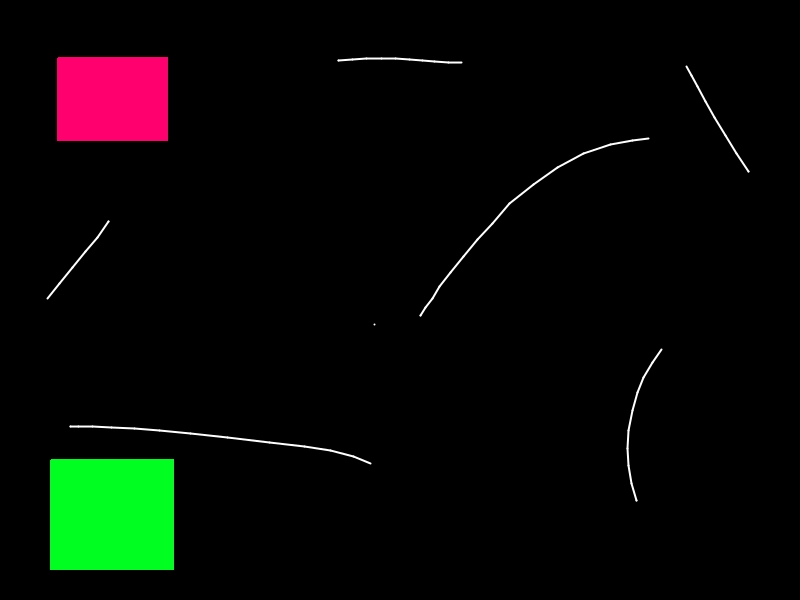
//> input picture 2019 Code/RobotVision/Image_Tests/pinkgreen-with-noise.jpg, 800 x 600 px
$ ./vision   (built with g++ and OpenCV 4)
//> lines starting //> are read from the running program, lines starting //| are printed output that depends on the picture; after the words box and inside, x2 and y2 are one past the last pixel; in counts of white or black regions, pixels touching at a corner belong together
#include <opencv2/highgui.hpp>
#include <opencv2/core.hpp>
#include <opencv2/imgproc.hpp>
#include <iostream>
#include <vector>
#include <algorithm>

using namespace cv;
using namespace std;

Mat openFileImage(string filePath)
{
//> called with filePath = "Image_Tests/pinkgreen-with-noise.jpg"
  //read image from file path (testing)
  Mat image = imread(filePath);
//> image is the input picture: 600 rows x 800 cols, CV_8UC3; mean B, G, R 4.3, 8.5, 6.2

  if(image.empty())
  {
    cout << "Could not open or find the image" << endl;
    cin.get(); //wait for key press to continue
  }

  return image;

}

void displayFrame(Mat frame, string label)
{
  namedWindow(label); //create window
  imshow(label, frame); //display frame to window
  waitKey(30); //wait 30 ms
}

int main()
{


  //VideoCapture cap(0);
  //if(!cap.isOpened()) return -1;

  int dimX = 100; //expected dimensions
  int dimY = 100;
  int maxX = 800; //image dimensions
  int maxY = 600;
  int centerX = 400; //center of image
  int centerY = 300;
  int error = 10; //error for dist movement
  int sizeTolerance = 30; //error of dim of box

  for(;;)
  {
//left-side.jpg
    string filePath = "Image_Tests/pinkgreen-with-noise.jpg";
    Mat frame = openFileImage(filePath); //grab image

    //Mat frame;

    //cap >> frame;

    if(frame.empty())
    {
      return -1; //error, end prog
    }

    Mat grayFrame;

    cvtColor(frame, grayFrame, CV_RGB2GRAY);
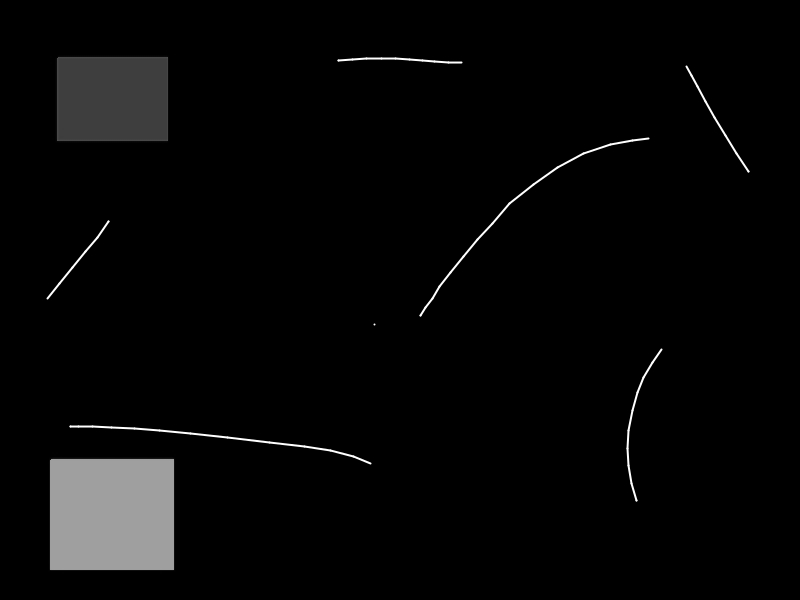
//> grayFrame: 600 rows x 800 cols, CV_8UC1; min 0, max 255, mean 7

    Mat threshFrame;

    threshold(grayFrame, threshFrame, 127, 255, 1);
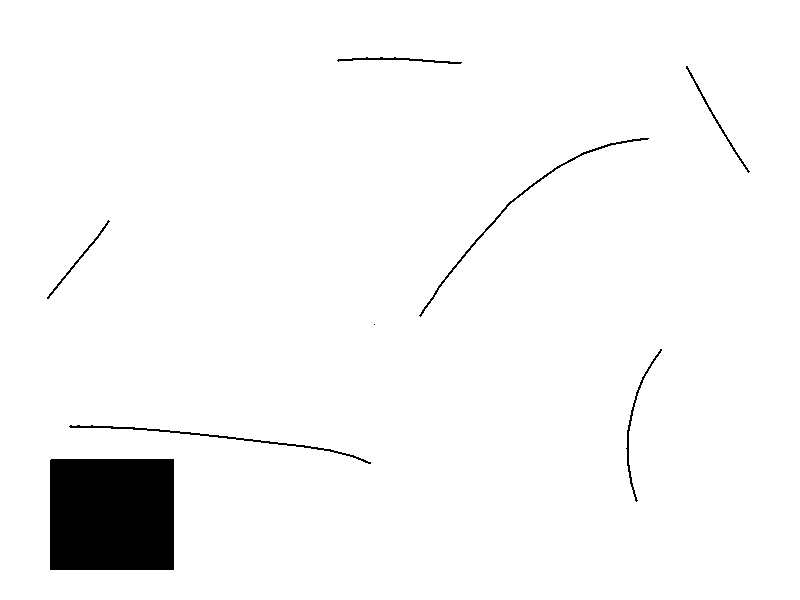
//> threshFrame: 600 rows x 800 cols, CV_8UC1; 96.7% white; 8 black regions (1 under 20 px)

    vector<vector<Point>> contours;

    findContours(threshFrame, contours, 1, 2);
//> contours = 9 contours, 1 with area under 20; largest, box (x1, y1, x2, y2) and area: (0, 0, 800, 600) 478601, (49, 458, 175, 571) 13996, (68, 424, 372, 465) 928, (418, 137, 650, 318) 865, (625, 348, 663, 503) 480, (336, 56, 463, 65) 387, (685, 65, 751, 174) 356, (46, 219, 111, 300) 280

    int size = contours.size();
//> size = 9

    //drawContours(frame, contours, -1, (0,255,0), 3);

    for(int i = 0; i < size; i++)
    {
      vector<Point> approx;
      approxPolyDP(contours[i], approx, 0.01*arcLength(contours[i], 1), 1);
      //cout << approx << endl;
      if(approx.size() == 4)
      {
        Point pts[1][4];
        for(int j = 0; j < 4; j++)
        {
          pts[0][j] = approx[j];
        }

        int x1 = min(approx[0].x, min(approx[1].x, min(approx[2].x, approx[3].x)));
        int x2 = max(approx[0].x, max(approx[1].x, max(approx[2].x, approx[3].x)));
        int y1 = min(approx[0].y, min(approx[1].y, min(approx[2].y, approx[3].y)));
        int y2 = max(approx[0].y, max(approx[1].y, max(approx[2].y, approx[3].y)));

        int x = x2 - x1;
        int y = y2 - y1;

        if(x <= dimX + sizeTolerance && x >= dimX - sizeTolerance
           && y <= dimY + sizeTolerance && y >= dimY - sizeTolerance)
        {

          Point center((x2 + x1)/2, (y2 + y1)/2);

          Point topLeft(x1, y1);

          Point botRight(x2, y2);

          cout << "Top left is at: " <<  topLeft << endl;

          cout << "Bottom right is at: " <<  botRight << endl;

          cout << "Center is at: " << center << endl;

          Mat1b mask(frame.rows, frame.cols, uchar(0));
          const Point* points[1] = {pts[0]};
          int npoints = 4;
          fillPoly(mask, points, &npoints, 1, Scalar(255));

          Scalar average = mean(frame, mask);

          int R = average[0];
          int G = average[1];
          int B = average[2];

          cout << "Color data: " << endl;
          cout << "R: " << R << " (Rounded)" << endl;
          cout << "G: " << G << " (Rounded)" << endl;
          cout << "B: " << B << " (Rounded)" << endl;

          int expR = 34;
          int expG = 248;
          int expB = 3;
          int colorError = 10;

          if(R > expR + colorError || R < expR - colorError ||
             G > expG + colorError || G < expG - colorError ||
             B > expB + colorError || B < expB - colorError) continue;

          if(center.x > centerX + error)
          {
            cout << "Move left " << center.x - centerX << " pixels." << endl;
          }
          else if(center.x + error < centerX)
          {
            cout << "Move right " << centerX - center.x << " pixels." << endl;
          }

          if(center.y > centerY + error)
          {
            cout << "Move up " << center.y - centerY << " pixels." << endl;
          }
          else if(center.y + error < centerY)
          {
            cout << "Move down " << centerY - center.y << " pixels." << endl;
          }

          rectangle(frame, topLeft, botRight, (255, 255, 255), 5, CV_FILLED);
        }
      }
    }
//> this loop made 9 passes
//> (x1, x2, y1, y2, x, y, center, topLeft) on pass 1: (49, 174, 458, 570, 125, 112, Point(111, 514), Point(49, 458))
//> (approx, x1, x2, y1, y2, x, y) on pass 9: (4 Points (x, y): [0, 0], [0, 599], [799, 599], [799, 0], 0, 799, 0, 599, 799, 599)
//| Top left is at: [49, 458]
//| Bottom right is at: [174, 570]
//| Center is at: [111, 514]
//| Color data:
//| R: 33 (Rounded)
//| G: 249 (Rounded)
//| B: 1 (Rounded)
//| Move right 289 pixels.
//| Move up 214 pixels.
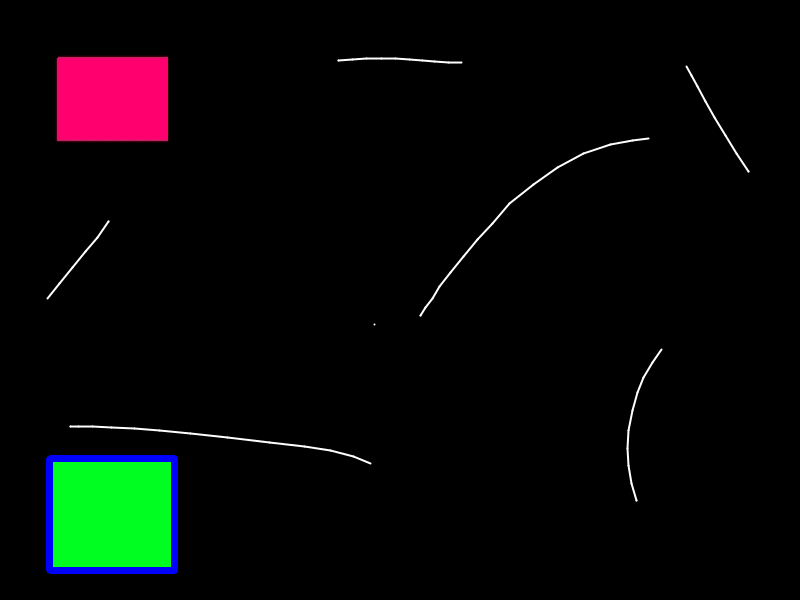
//> frame: 600 rows x 800 cols, CV_8UC3; 0.69% of pixels changed, all inside (x1, y1, x2, y2) = (46, 455, 178, 574)

    //string label = "Video Capture";
    string label = "Test Image";
    displayFrame(frame, label); //show image

    if((char)waitKey(0) == 'q') break;
//> the 'q' key is pressed

  }

  return 0;
}

$ run again, with 2019 Code/RobotVision/Image_Tests/left-side.jpg copied over 2019 Code/RobotVision/Image_Tests/pinkgreen-with-noise.jpg
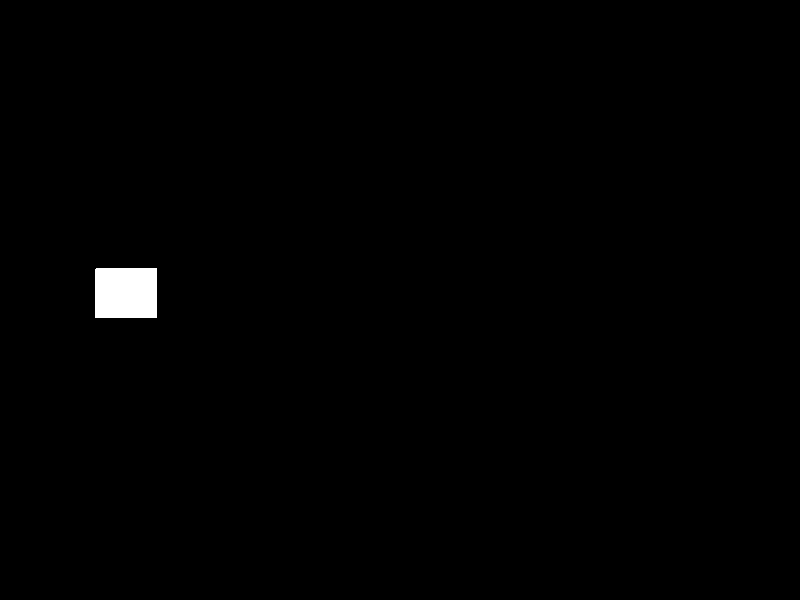
//> input picture 2019 Code/RobotVision/Image_Tests/left-side.jpg, 800 x 600 px
//> in openFileImage, image is the input picture: 600 rows x 800 cols, CV_8UC3; min 0, max 255, mean 1.6
//> `threshold(grayFrame, threshFrame, 127, 255, 1);`:
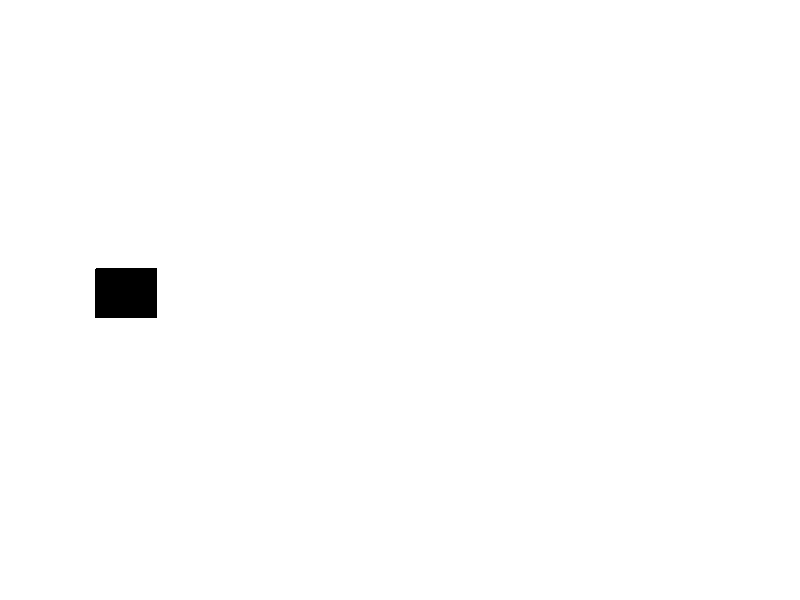
//> threshFrame: 600 rows x 800 cols, CV_8UC1; 99.4% white; 1 black region
//> contours = 2 contours; box (x1, y1, x2, y2) and area: (0, 0, 800, 600) 478601, (94, 267, 158, 319) 3210
//> size = 2
//> the loop `for(int i = 0; i < size; i++)` made 2 passes
//> (approx, x1, x2, y1, y2, x, y) on pass 2: (4 Points (x, y): [0, 0], [0, 599], [799, 599], [799, 0], 0, 799, 0, 599, 799, 599)
